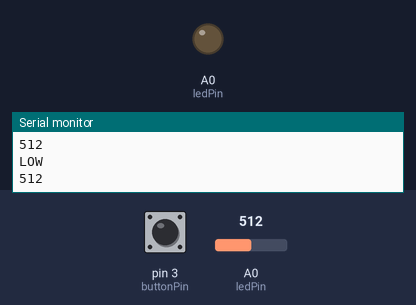
This sketch was run on a simulated Arduino Uno, built with avr-gcc and run on an emulated ATmega328P. Shown: output pins drawn as LEDs (lit = HIGH), the last lines printed to the serial monitor. The test bench sets the inputs (shaded band); at power-on: pin 3 (buttonPin) LOW, A0 (ledPin) = 512.

Above: at 1.2 s.
1.3 s: pin 3 (buttonPin) pulled HIGH for 0.15 s
At 1.4 s:
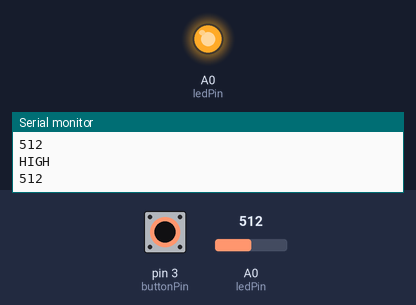
3.0 s: pin 3 (buttonPin) pulled HIGH for 3.2 s
At 6.8 s:
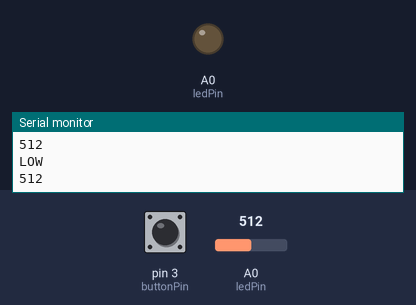
Timing chart, 0 to 8.3 s (numbered marks = the images above; inputs shaded):
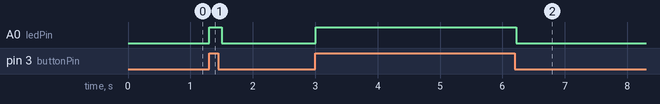

The sketch:

Buttonwithserial.ino
```cpp
const int buttonPin = 3;     // the number of the pushbutton pin
const int ledPin =  14;      // the number of the LED pin
int analogpin = A0;

// variables will change:
int buttonState = 0;         // variable for reading the pushbutton status

void setup() {

  pinMode(ledPin, OUTPUT);

  pinMode(buttonPin, INPUT);
  Serial.begin(9600);
}

void loop() {

  buttonState = digitalRead(buttonPin);

  if (buttonState == HIGH) {
    // turn LED on:
    digitalWrite(ledPin, HIGH);
    Serial.println("HIGH");
  } else {
    // turn LED off:
    digitalWrite(ledPin, LOW);
    Serial.println("LOW");
  }
  Serial.println(analogRead(analogpin));
  delay(100);

}
```

Measured:
- after the input at 1.3 s, A0 (ledPin): LOW → HIGH at once, → LOW 0.20 s later
- after the input at 3.0 s, A0 (ledPin): LOW → HIGH at once, → LOW 3.2 s later
